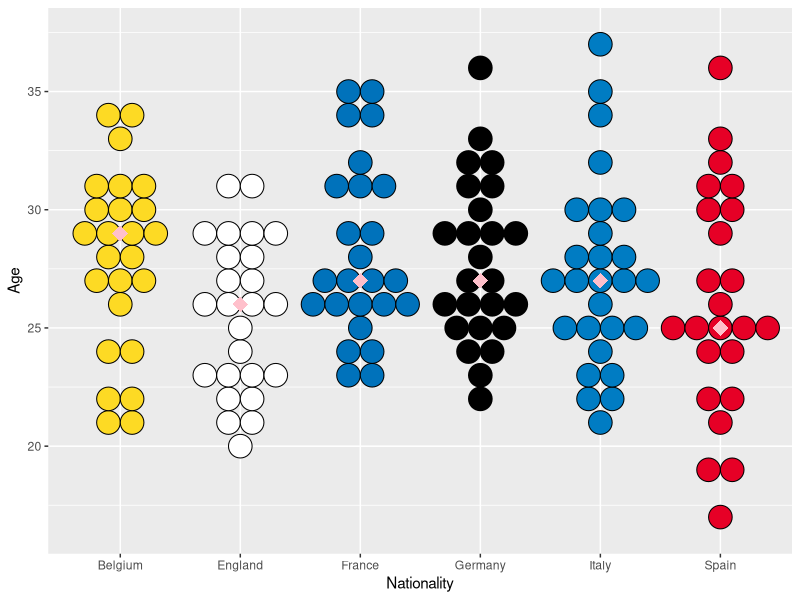
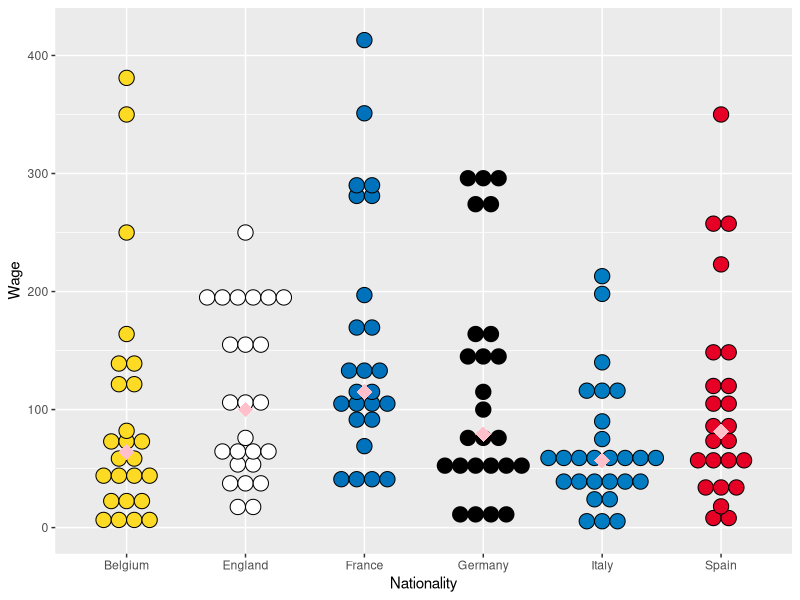
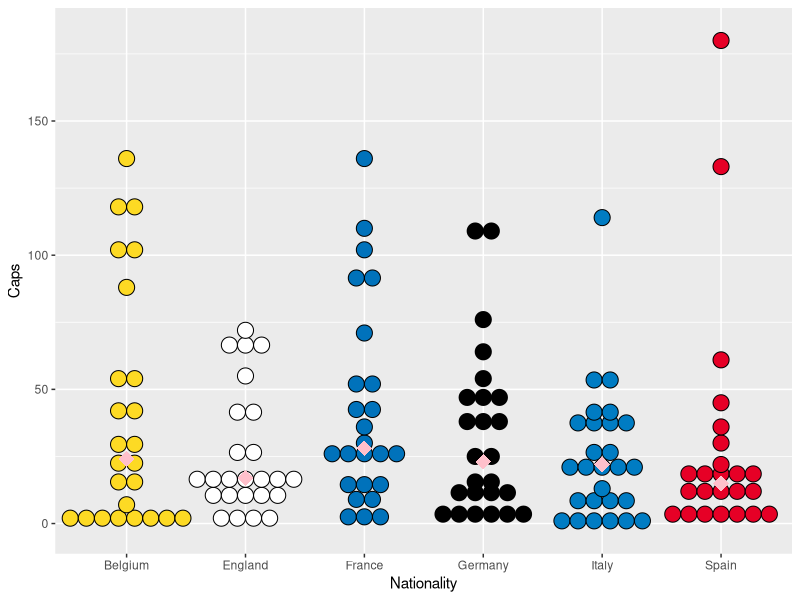
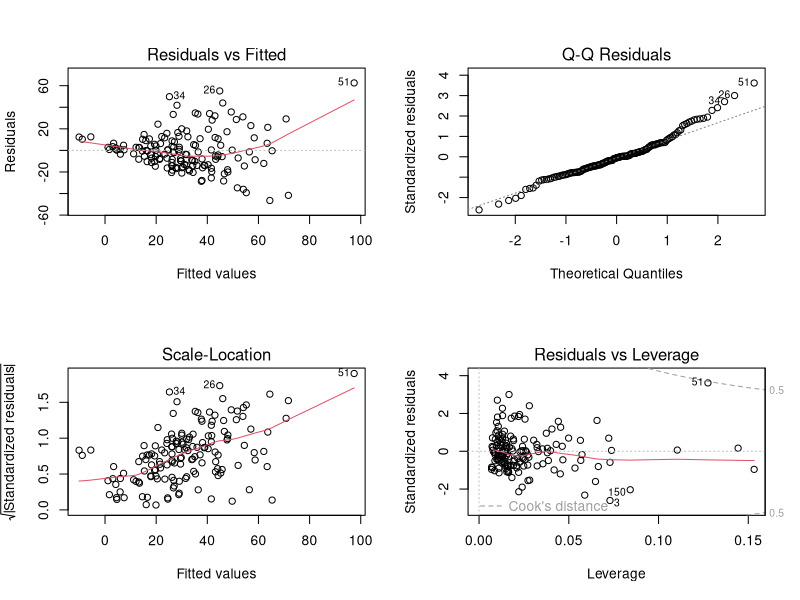
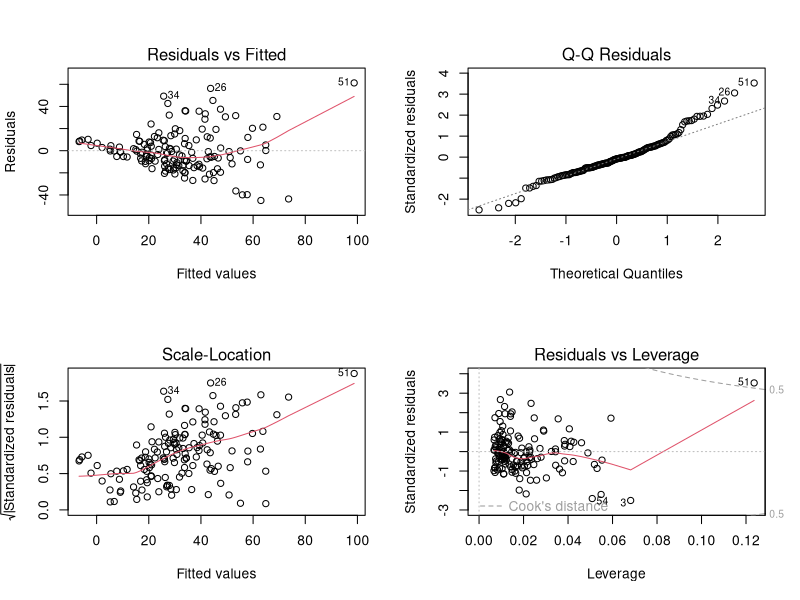
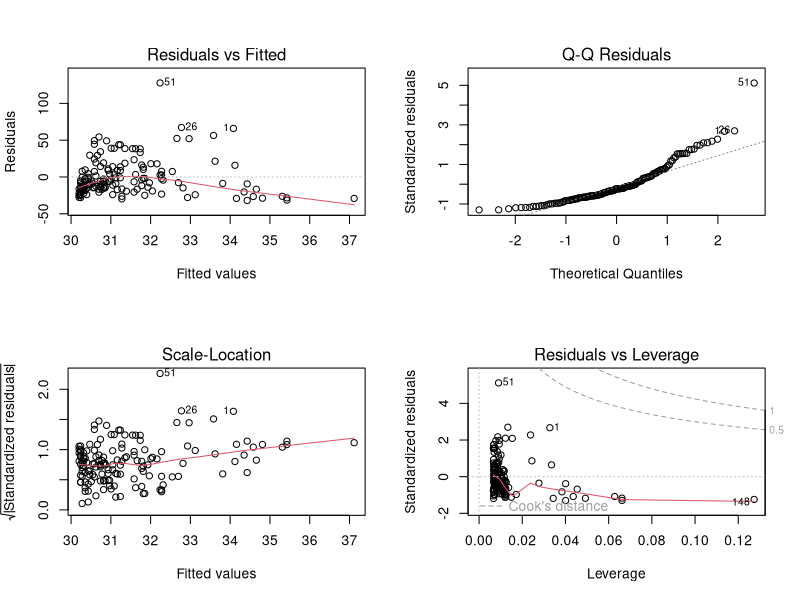
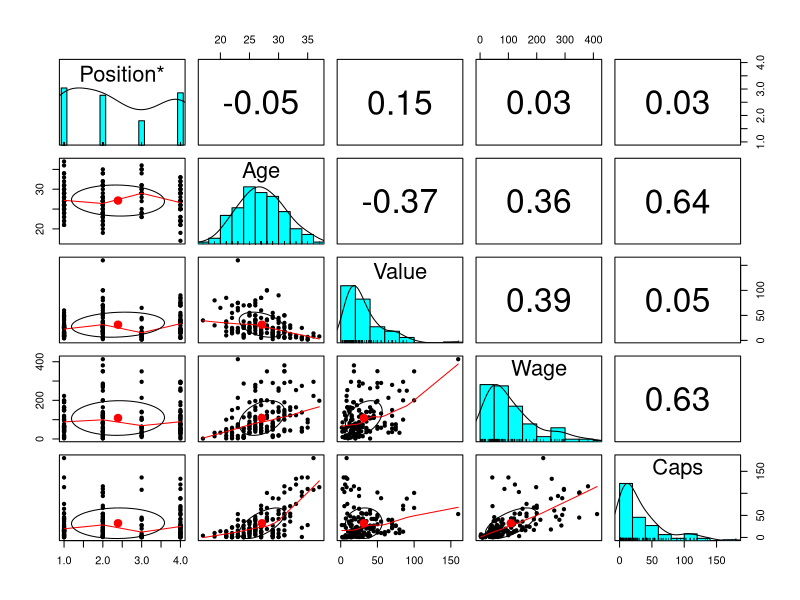
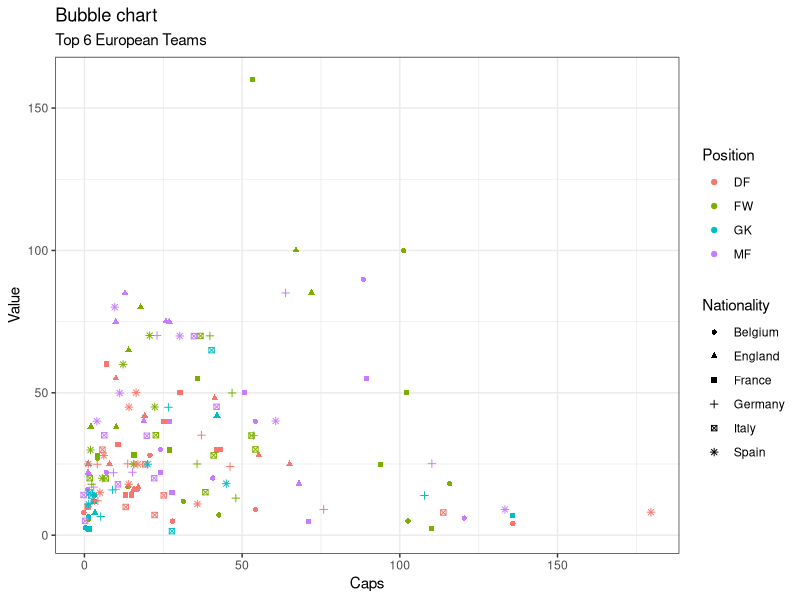

Source code (R) for these figures, in order:
## ---- chunk 1
knitr::opts_chunk$set(echo = TRUE)
library(tidyverse)
## ---- chunk 2
MoneyballData = read.csv("Moneyball Soccer Dataset.csv")
attach(MoneyballData)
# editing our dataset to extract data from
names(MoneyballData) = c("Players","Nationality","Club","Position","Age","Value","Wage","Caps") 
MoneyballData[9:13] <- list(NULL) # Remove some columns
 MoneyballData <- MoneyballData[-c(152:183), ] # Remove some rows
 MoneyballData <- MoneyballData %>% 
  arrange(Nationality, factor(Position, levels = c('FW', 'MF', 'DF', 'GK'))) # rearrange dataset for more user friendliness
## ---- chunk 3
# Dot Plots to see Equal Variance (value, wage and caps)
# Eaual variance is used to study equality of r population variances. If the r error variances σ_i^2 are equal, so will the expected values of the absolute deviations. Unequal error variances imply differing expected values of the absolute deviations 

# age
plot1 <- ggplot(MoneyballData, aes(x=Nationality, y=Age, fill = Nationality)) + scale_fill_manual(values=c("#FDDA24", "#FFFFFF", "#0072BB", "#000000", "#007CC3", "#E60026")) +
  geom_dotplot(binaxis='y', stackdir='center', binwidth = 1) + stat_summary(fun=median, geom="point", shape=18,
                 size=5, color="pink") + theme(legend.position = "none")

plot1

# wage
plot2 <- ggplot(MoneyballData, aes(x=Nationality, y=Wage, fill = Nationality)) + scale_fill_manual(values=c("#FDDA24", "#FFFFFF", "#0072BB", "#000000", "#007CC3", "#E60026")) +
  geom_dotplot(binaxis='y', stackdir='center', binwidth = 13) + stat_summary(fun=median, geom="point", shape=18,
                 size=5, color="pink") + theme(legend.position = "none")
plot2

# caps
plot3 <- ggplot(MoneyballData, aes(x=Nationality, y=Caps, fill = Nationality)) + scale_fill_manual(values=c("#FDDA24", "#FFFFFF", "#0072BB", "#000000", "#007CC3", "#E60026")) +
  geom_dotplot(binaxis='y', stackdir='center', binwidth = 6) + stat_summary(fun=median, geom="point", shape=18,
                 size=5, color="pink") + theme(legend.position = "none")
plot3
## ---- chunk 4
attach(MoneyballData)
modelall <- lm(Value ~ Age + Wage + Caps)
summary(modelall)
par(mfrow=c(2,2))
plot(modelall) # The pattern in residual plot (Larger variance as fitted gets larger) but residual errors have mean value of zero, Normally distributed based on Q-Q plot, Errors have constant variance based on Scale-Location. Mbappe looks like a high leverage point based on Residuals vs Leverage.
## ---- chunk 5
modelwocaps <- lm(Value ~ Age + Wage)
summary(modelwocaps)
par(mfrow=c(2,2))
plot(modelwocaps) # same conclusions as modelall
## ---- chunk 6
modelcaps <- lm(Value ~ Caps)
summary(modelcaps)
par(mfrow=c(2,2))
plot(modelcaps) # bad Residuals vs. Fitted (Pattern in residual plot (smaller variance as fitted gets larger and residual errors have mean value not zero)
## ---- chunk 7
# correlation matrix between variables
library(psych)
pairs.panels(MoneyballData[4:8])
## ---- chunk 8
# bubble chart for 4-D data where variables can be both numerical or categorical
position_select <- MoneyballData[MoneyballData$Position %in% c("FW", "MF", "DF", "GK"), ]

# Plot setup and axis
theme_set(theme_bw())  
g <- ggplot(position_select, aes(Caps, Value)) + 
  labs(subtitle="Top 6 European Teams",
       title="Bubble chart")
# Bubble chart
par(mfrow=c(1,2))
g + geom_jitter(aes(col=Position, shape=Nationality)) 

# with linear regression line

# Plot to include linear regression line
theme_set(theme_bw())  
g <- ggplot(position_select, aes(Caps, Value)) + 
  labs(subtitle="Top 6 European Teams",
       title="Bubble chart with linear regression line")

g + geom_jitter(aes(col=Position, shape=Nationality)) + 
  geom_smooth(aes(col=Position), method="lm", se=F)
